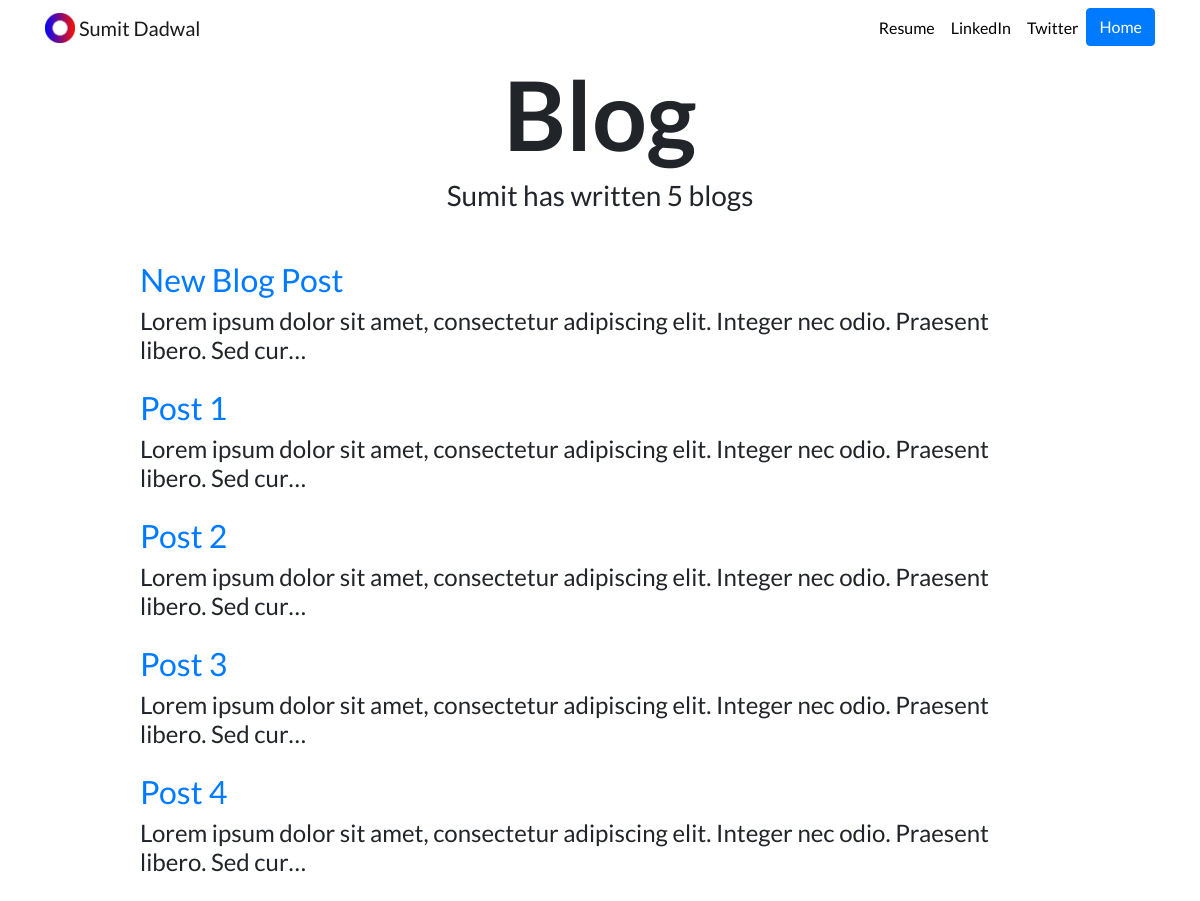
Screenshot of /blog/ with the database file from the repository.
### blog/models.py (models this page shows, shortened)
class Post(models.Model):
    title = models.CharField(max_length=100)
    description = models.TextField()
    author = models.ForeignKey(User, on_delete=models.CASCADE)

### blog/views.py (the view)
# urls.py: path('', PostListView.as_view(), name='blog-home'),
class PostListView(ListView):
    model = Post
    template_name = 'blog/blog.html'
    context_object_name = 'posts'

### blog/templates/blog/blog.html (shortened to what this page needs)
{% load static %}
<!doctype html>
<html lang="en">
<head>
  <link rel="stylesheet" href="https://stackpath.bootstrapcdn.com/bootstrap/4.4.1/css/bootstrap.min.css">
  <link rel="stylesheet" href='{% static "portfolio/custom.css" %}'>
</head>
<body>
  <nav id="topNav" class="navbar navbar-expand-md navbar-light">
    <div class="container">
      <a class="navbar-brand" href="{% url 'port-home' %}">
        <img src="{% static "portfolio/Logo.png" %}" width="30" height="30" class="d-inline-block align-top" alt="Nick's Logo">
        <span>Sumit Dadwal</span>
      </a>
      <div class="collapse navbar-collapse text-center" id="navbarNav">
        <ul class="navbar-nav ml-auto">
          <li class="nav-item">
            <a class="nav-link" href="{% static "portfolio/Resume.pdf" %}">Resume</a>
          </li>
          <li class="nav-item">
            <a class="nav-link" href="https://www.linkedin.com/in/sumitdadwal1/" target="_blank">LinkedIn</a>
          </li>
          <li class="nav-item">
            <a class="nav-link" href="https://twitter.com/SumitDadwal12" target="_blank">Twitter</a>
          </li>
          <li>
            <a role="button" href="{% url 'port-home' %}" class="btn btn-primary">Home</a>
          </li>
        </ul>
      </div>
    </div>
  </nav>
  <div class="container">
{% block content %}
<h1 id="blogtitle" class="font-weight-bold text-center">Blog</h1>
<h3 class="text-center mb-5">Sumit has written {{ posts.count }} blog{{ posts.count|pluralize }}</h3>
{% for post in posts %}
<div class="row justify-content-center my-3">
  <div class="col-md-10">
    <a href="{% url 'blog:blog-details' post.id %}">
      <h2>{{ post.title }}</h2>
    </a>
    <h4>{{ post.description|striptags|truncatechars:100 }}</h4>
  </div>
</div>
{% endfor %}
{% endblock %}
  </div>
</body>
</html>

### portfolio/static/portfolio/custom.css (style rules this page uses)
.navbar-nav .nav-link { color: rgba(0,0,0,1) !important; }
body { font-family: 'Lato', sans-serif; }
#blogtitle { font-size: 6rem; }

### rows the page displays
Post: title "New Blog Post", description "Lorem ipsum dolor sit amet, consectetur adipiscing elit. Integer nec odio. Praesent libero. Sed cur…"
Post: title "Post 1", description "Lorem ipsum dolor sit amet, consectetur adipiscing elit. Integer nec odio. Praesent libero. Sed cur…"
Post: title "Post 2", description "Lorem ipsum dolor sit amet, consectetur adipiscing elit. Integer nec odio. Praesent libero. Sed cur…"
Post: title "Post 3", description "Lorem ipsum dolor sit amet, consectetur adipiscing elit. Integer nec odio. Praesent libero. Sed cur…"
Post: title "Post 4", description "Lorem ipsum dolor sit amet, consectetur adipiscing elit. Integer nec odio. Praesent libero. Sed cur…"

### other values shown
{{ posts.count }} "5"
